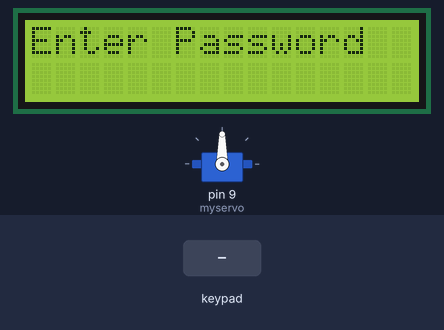
A sketch run on a simulated Arduino Uno, built with avr-gcc and run on an emulated ATmega328P. Shown: servo, 16×2 character LCD. The inputs (shaded band) are chosen by the test bench.

Above: at 1.2 s.
1.3 s: keypad keys 5 5 5 5 pressed 0.4 s apart
At 3.2 s:
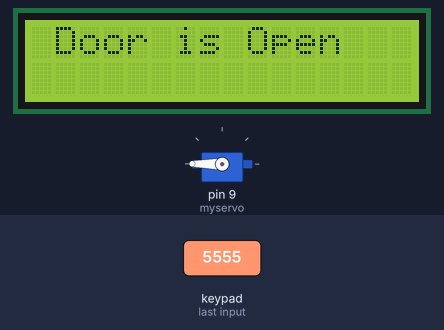
7.4 s: key 'A' pressed
At 10.2 s:
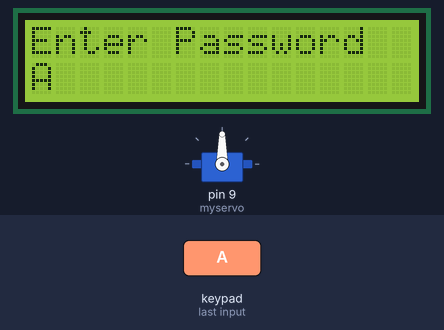
10.4 s: keypad keys 5 5 5 5 # pressed 0.4 s apart
At 13.4 s:
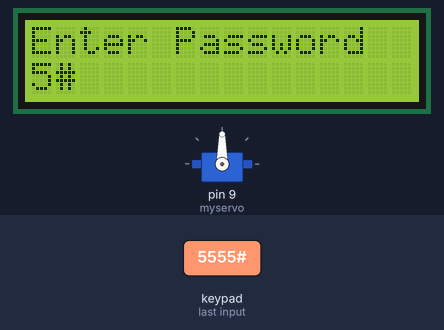
13.9 s: key 'B' pressed
At 14.2 s:
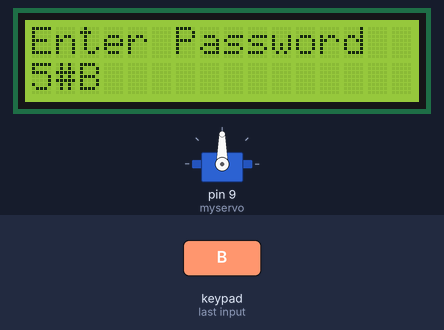
15.4 s: key '1' pressed
At 16.2 s:
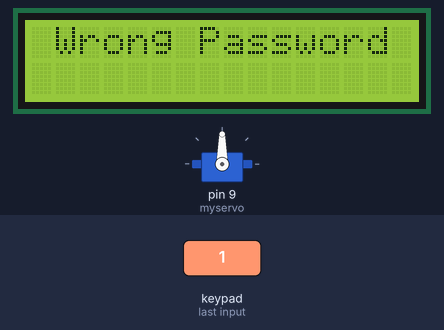
17.9 s: keypad keys 0 1 2 3 * pressed 0.4 s apart
At 21.1 s:
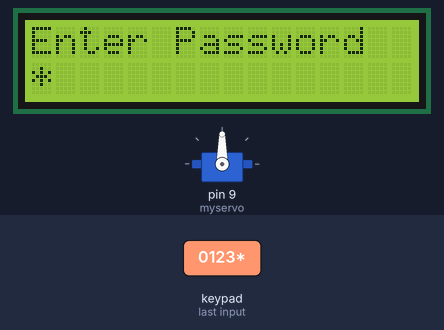
Timing chart, 0 to 22.6 s (numbered marks = the images above; inputs shaded):
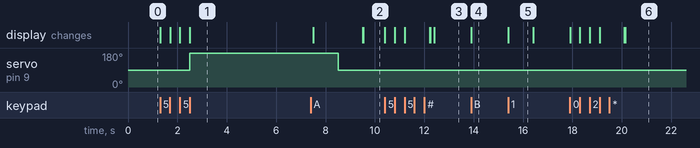

Measured:
- after the input at 1.3 s, servo on pin 9 (myservo): 90° → 180° after 1.2 s; the display: first changes at once (image 1 shows a later state)
- after the input at 7.4 s, the display: first differs from a run without the input after 2.1 s (image 2)
- after the input at 10.4 s, the display: first changes at once (image 3 shows a later state)
- after the input at 13.9 s, the display: changes at once (image 4)
- after the input at 15.4 s, the display: changes at once (image 5)
- after the input at 17.9 s, the display: first changes at once (image 6 shows a later state)
- what the display in image 5 shows lasts 1.0 s, from 15.4 s to 16.4 s

The sketch:

Smart_door_lock_system.ino
```cpp
#include <Keypad.h>
#include <LiquidCrystal.h>
#include <Servo.h>

#define Password_Length 5

Servo myservo;
LiquidCrystal lcd(A0, A1, A2, A3, A4, A5);

int pos = 0;

char Data[Password_Length];
char Master[Password_Length] = "5555";
byte data_count = 0, master_count = 0;

bool Pass_is_good;
bool door = false;
char customKey;


const byte ROWS = 4;
const byte COLS = 4;
char keys[ROWS][COLS] = {
  {'1', '2', '3', 'A'},
  {'4', '5', '6', 'B'},
  {'7', '8', '9', 'C'},
  {'*', '0', '#', 'D'}
};


byte rowPins[ROWS] = {0, 1, 2, 3};
byte colPins[COLS] = {4, 5, 6, 7};

Keypad customKeypad( makeKeymap(keys), rowPins, colPins, ROWS, COLS);


void setup()
{
  myservo.attach(9, 2000, 2400);
  ServoClose();
  lcd.begin(16, 2);
  lcd.print("Protected Door");
  lcd.clear();
}


void loop()
{
  if (door == true)
  {
    customKey = customKeypad.getKey();
    if (customKey == '#')
    {
      lcd.clear();
      ServoClose();
      lcd.print("Door is closed");
      delay(2000);
      door = false;
    }
  }
  else
    Open();

}


void clearData()
{
  while (data_count != 0)
  {
    Data[data_count--] = 0;
  }
  return;
}

void ServoClose()
{
  for (pos = 180; pos >= 90; pos -= 45) {
    myservo.write(pos);
  }
}

void ServoOpen()
{
  for (pos = 90; pos <= 180; pos += 45) {
    myservo.write(pos);
  }
}

void Open()
{
  lcd.setCursor(0, 0);
  lcd.print("Enter Password");

  customKey = customKeypad.getKey();
  if (customKey)
  {
    Data[data_count] = customKey;
    lcd.setCursor(data_count, 1);
    lcd.print(Data[data_count]);
    data_count++;
  }

  if (data_count == Password_Length - 1)
  {
    if (!strcmp(Data, Master))
    {
      lcd.clear();
      ServoOpen();
      lcd.print(" Door is Open ");
      door = true;
      delay(5000);
      lcd.clear();
      lcd.print(" Time is up! ");
      delay(1000);
      ServoClose();
      door = false;
    }
    else
    {
      lcd.clear();
      lcd.print(" Wrong Password ");
      door = false;
    }
    delay(1000);
    lcd.clear();
    clearData();
  }
}
```
